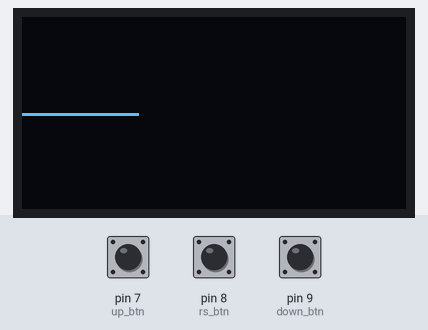
A program run on a simulated MicroPython board. On the bench: 128×64 one-colour display. The inputs (shaded band) are chosen by the test bench; at power-on: pin 7 (up_btn) HIGH, pin 8 (rs_btn) HIGH, pin 9 (down_btn) HIGH.

Above: at 1.2 s.
1.3 s: pin 7 (up_btn) pulled LOW for 0.15 s
At 1.7 s:
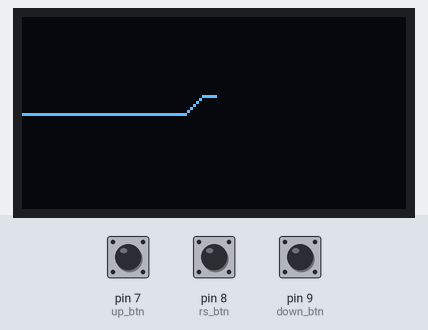
2.0 s: pin 8 (rs_btn) pulled LOW for 0.15 s
2.7 s: pin 9 (down_btn) pulled LOW for 0.15 s
At 3.14 s:
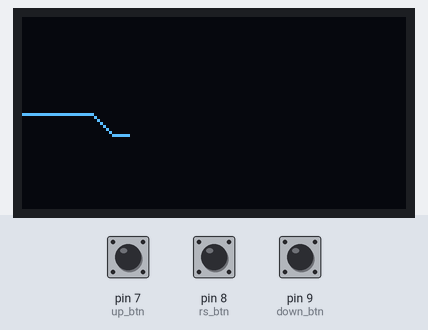
3.4 s: pin 7 (up_btn) pulled LOW for 1 s
At 3.76 s:
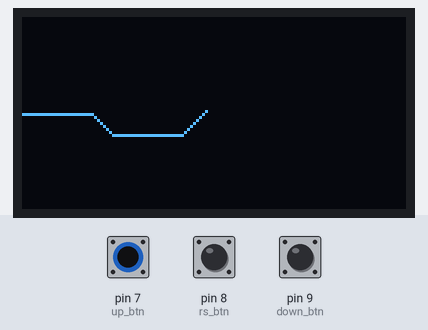
5.0 s: pin 8 (rs_btn) pulled LOW for 1 s
At 5.5 s:
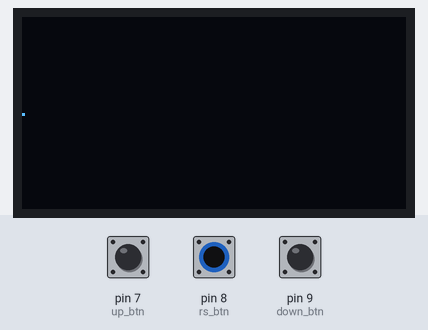
6.6 s: pin 9 (down_btn) pulled LOW for 1 s
At 7.15 s:
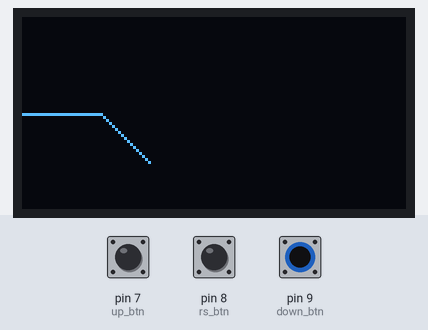
Timing chart, 0 to 9.2 s (numbered marks = the images above; inputs shaded):
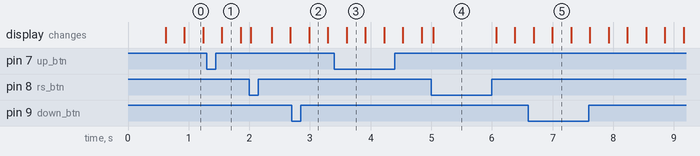

The program:

TD-13.py
```python
import time
from machine import UART, Pin, I2C, Timer
from ssd1306 import SSD1306_I2C

UP_PIN = 7
DOWN_PIN= 9
RS_PIN = 8

I2C_TYPE = 1
SCL_PIN = Pin(15)
SDA_PIN = Pin(14)
FREQ = 400000

OLED_WIDTH = 128
OLED_HEIGHT = 64


up_btn = Pin(UP_PIN, Pin.IN, Pin.PULL_UP)
down_btn = Pin(DOWN_PIN, Pin.IN, Pin.PULL_UP)
rs_btn = Pin(RS_PIN, Pin.IN, Pin.PULL_UP)

i2c = I2C (I2C_TYPE, scl = SCL_PIN, sda = SDA_PIN,  freq = FREQ)
oled = SSD1306_I2C(OLED_WIDTH, OLED_HEIGHT, i2c)

letter_height = 8
letter_width = 8
row_starting = 0
row_edge = OLED_WIDTH - 1

height_starting = 0
height_edge = OLED_HEIGHT -1


#starting position


x_middle = int(round(OLED_WIDTH / 2, 0)) #0 - 127
y_middle = int(round(OLED_HEIGHT / 2, 0)) #0 - 127


x = 0
y = y_middle
color = 1
x_pre = 0

def reset():
    oled.fill(0)
    x = 0
    y = y_middle

    return x, y

oled.fill(0)
while True:

    oled.pixel( x, y, color)

    if x == row_edge:
        x = 0
    x += 1

    if up_btn() == 0:

        if y == 0:
            y = 0
        else:
            y_pre = y
            y -= 1

    if down_btn() == 0:

        if y == height_edge:
            y = height_edge
        else:
            y_pre = y
            y += 1

    if rs_btn() == 0:
        x,y  = reset()


    if x % 1 == 0: # cannot choose 0 as it will
        oled.pixel( x, y, color)
    #         if x == 0 and x == x_pre:
#             pass
        oled.show()
#     oled.show()
```
